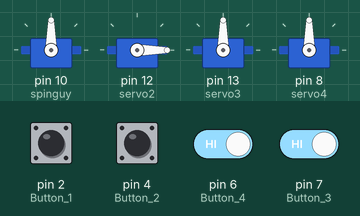
Simulated run of this sketch. Board: Arduino Uno, built with avr-gcc and run on an emulated ATmega328P. Parts: 4 × servo. The inputs (shaded band) are chosen by the test bench; at power-on: pin 2 (Button_1), pin 4 (Button_2), pin 6 (Button_4), pin 7 (Button_3) HIGH. The audio player accepts every command and is not drawn; what the sketch prints to the serial monitor is not drawn.

Above: at 1.7 s.
1.8 s: pin 6 (Button_4) driven LOW and pin 7 (Button_3) driven LOW
At 4.9 s:
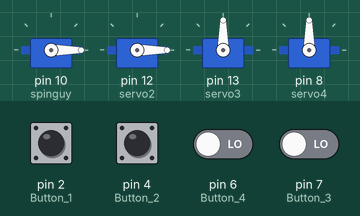
At 12.5 s:
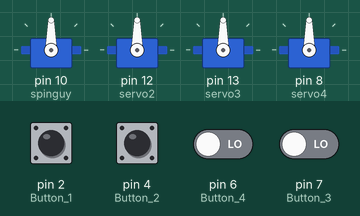
15.6 s: pin 7 (Button_3) driven HIGH
At 22.2 s:
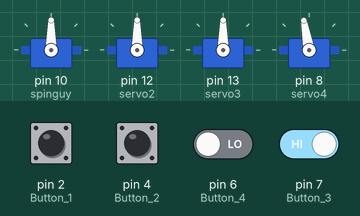
Timing chart, 0 to 23.8 s (numbered marks = the images above; inputs shaded):
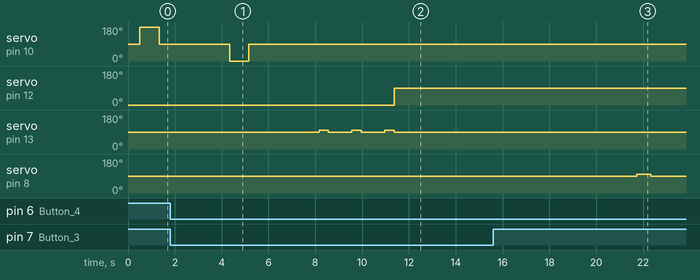

Measured:
- after the input at 1.8 s, servo on pin 10 (spinguy): goes on until 5.2 s, then stays 90°; servo on pin 12 (servo2): 0° → 90° after 9.6 s
- after the input at 15.6 s, servo on pin 8 (servo4): 90° → 100° after 6.1 s, → 90° 0.60 s later

The sketch:

sketch_nov6a.ino
```cpp
#include "SoftwareSerial.h"
#include "DFRobotDFPlayerMini.h"
#include <Servo.h>

Servo spinguy;   // King's face
Servo servo2;    // 180° servo
Servo servo3;    // Platform 360° servo
Servo servo4;    // Cage 360° servo

SoftwareSerial mySerial(11, 9);  // RX, TX
DFRobotDFPlayerMini player;

// Platform sequence variable
bool platformDone = false;

void setup() {

  pinMode(2, INPUT_PULLUP);  // Button 1
  pinMode(4, INPUT_PULLUP);  // Button 2
  pinMode(7, INPUT_PULLUP);  // Button 3
  pinMode(6, INPUT_PULLUP);  // Button 4

  spinguy.attach(10);
  servo2.attach(12);
  servo3.attach(13);
  servo4.attach(8);

  servo2.write(0);
  servo3.write(90);   // Stop platform servo
  servo4.write(90);   // Stop cage servo

  Serial.begin(9600);
  mySerial.begin(9600);

  if (player.begin(mySerial)) {
    Serial.println("Check one: CLEAR");
  } else {
    Serial.println("Check one: FAIL");
  }

  player.volume(25);
}

void loop() {

  // King's facial expression animation
  spinguy.write(180);
  delay(825);

  spinguy.write(90);
  delay(3000);

  spinguy.write(0);
  delay(825);

  spinguy.write(90);
  delay(3000);

  // Platform movement sequence
  // 3 slow movement segments with pauses, then stop forever
  if (!platformDone) {

    servo3.write(100);
    delay(400);

    servo3.write(90);
    delay(1000);

    servo3.write(100);
    delay(400);

    servo3.write(90);
    delay(1000);

    servo3.write(100);
    delay(400);

    servo3.write(90);

    platformDone = true;
  }

  // Button 1 (Pin 2)
  // Jester (#3) then King (#4)
  if (digitalRead(2) == LOW) {

    player.play(3);
    delay(6000);

    player.play(4);
    delay(6000);

    while (digitalRead(2) == LOW);
    delay(100);
  }

  // Button 2 (Pin 4)
  // King's laughter (#5)
  if (digitalRead(4) == LOW) {

    player.play(5);

    while (digitalRead(4) == LOW);
    delay(100);
  }

  // Button 3 (Pin 7)
  // Move 180° servo + King's laughter (#5)
  if (digitalRead(7) == LOW) {

    servo2.write(90);

    player.play(5);

    while (digitalRead(7) == LOW);
    delay(100);
  }

  // Button 4 (Pin 6)
  // King's laughter (#5) + cage movement
  if (digitalRead(6) == LOW) {

    player.play(5);
    delay(6000);   // wait for laughter to finish

    // Move cage servo
    servo4.write(100);
    delay(600);    // adjust if movement is too much or too little

    servo4.write(90); // stop servo
    delay(3000);      // hold for 3 seconds

    while (digitalRead(6) == LOW);
    delay(100);
  }
}
```
